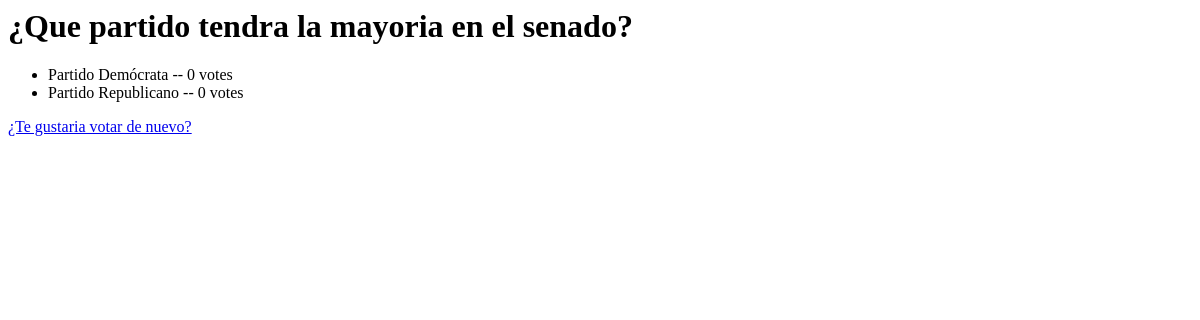
The page /polls/2/results/ on the database as committed earlier.
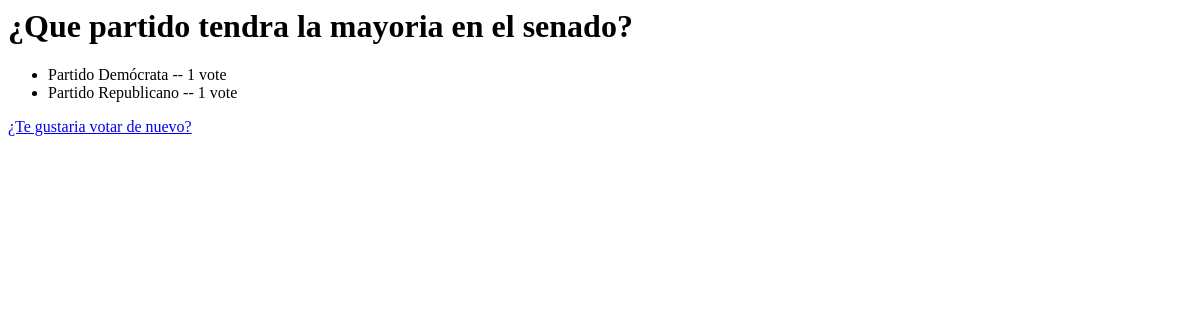
The same page on the database as committed later.
### polls/models.py (models this page shows, shortened)
class Question(models.Model):
    question_text = models.CharField(max_length=200)
    pub_date = models.DateTimeField('date published',auto_now_add=True)

class Choice(models.Model):
    question = models.ForeignKey(Question, on_delete=models.CASCADE,)
    choice_text = models.CharField(max_length=200)
    votes = models.IntegerField(default=0)

### polls/views.py (the view)
# urls.py: path("<int:question_id>/results/", views.results, name="results"),
def results(request, question_id):
    question = get_object_or_404(Question, pk=question_id)
    context = {"question": question}
    return render(request, "polls/results.html", context)

### polls/templates/polls/results.html
<h1>{{question.question_text}}</h1>
<ul>
    {% for choice in question.choice_set.all %}
        <li>{{choice.choice_text}} -- {{choice.votes}} vote{{choice.votes|pluralize}}</li>
    {% endfor %}
</ul>
<a href={% url 'polls:detail' question.id %}>¿Te gustaria votar de nuevo?</a>

Rows that differ between the two databases and show on the page:
changed Choice "Partido Demócrata": votes "0" → "1"
changed Choice "Partido Republicano": votes "0" → "1"
